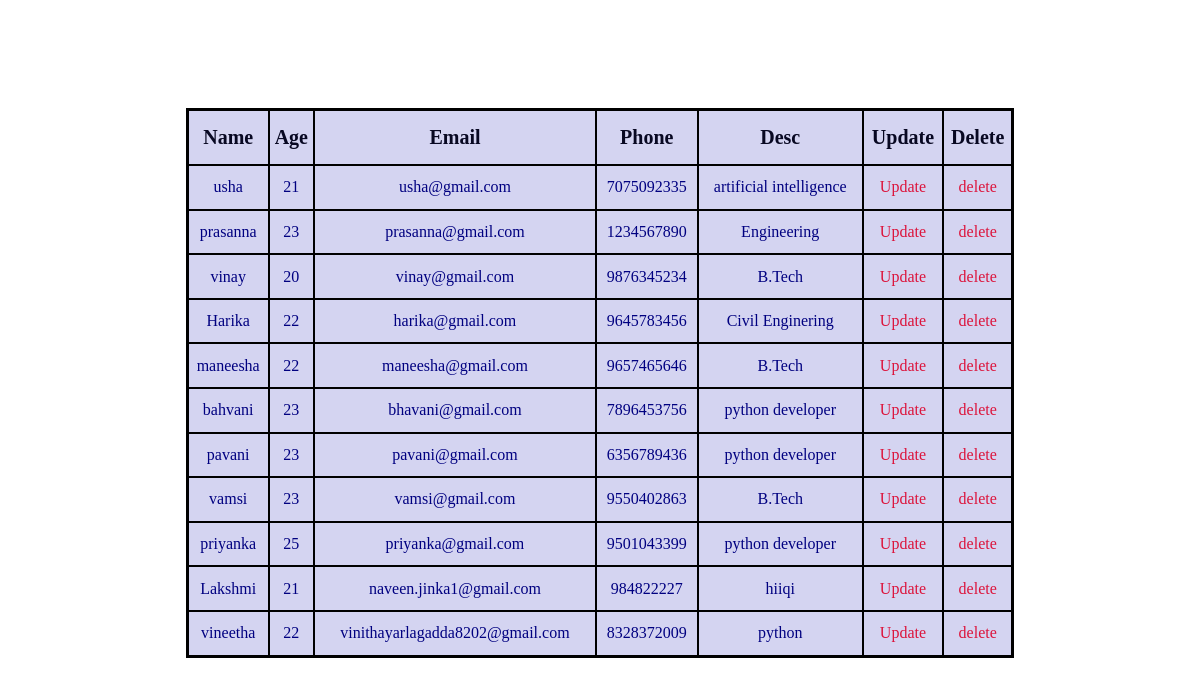
The page /feedback/read/ on the database its author committed.
### feedback/models.py (models this page shows)
class feedbackmodel(models.Model):
    Name=models.CharField(max_length=50)
    age=models.PositiveIntegerField()
    Email=models.EmailField()
    mobile=models.PositiveBigIntegerField()
    desc=models.TextField(max_length=500)

### feedback/views.py (the view)
# urls.py: path('read/',views.readfeed,name="read"),
def readfeed(request):
    res=feedbackmodel.objects.all()
    return render(request,'details.html',{"res":res})

### feedback/templates/details.html (shortened to what this page needs)
<!DOCTYPE html>
<html lang="en">
<head>
</head>
<body>
    <center>
    <table rules="all" id="table_properties">
        <tr id="bre">
            <th id="bre">Name</th>
            <th id="bre">Age</th>
            <th id="bre">Email</th>
            <th id="bre">Phone</th>
            <Th id="bre">Desc</Th>
            <Th id="bre">Update</Th>
            <Th id="bre">Delete</Th>
        </tr>
        {% for i in res %}
        <tr id="bre">
            <td id="bre">{{i.Name}}</td>
            <td id="bre">{{i.age}}</td>
            <td id="bre">{{i.Email}}</td>
            <td id="bre">{{i.mobile}}</td>
            <td id="bre">{{i.desc}}</td>
            <td id="bre"><a href="{% url 'update' pk=i.id %}">Update</a></td>
            <td id="bre"><a href="{% url 'delete' pk=i.id %}">delete</a></td>
        </tr>
        {%endfor%}
    </table>
</center>
</body>
</html>

### feedback/templates/details.html (style rules this page uses)
#table_properties { background-color:rgb(212, 212, 241); position:relative; top: 100px; height: 550px; width: 70%; text-align: center; color: navy; border: 3px solid black; }
body { background-image: url(https://img.freepik.com/premium-photo/bubble-bokeh-abstract-background-with-dark-blue-color_60949-138.jpg?w=360); background-repeat: no-repeat; background-size: 100% 750px; }
th { font-size: 20px; color: rgb(8, 8, 34); }
a { text-decoration: none; color: crimson; }
#bre { border: 2px solid black; }

### rows shown on the page
feedbackmodel: Name "usha", age "21", Email "usha@gmail.com", mobile "7075092335", desc "artificial intelligence"
feedbackmodel: Name "prasanna", age "23", Email "prasanna@gmail.com", mobile "1234567890", desc "Engineering"
feedbackmodel: Name "vinay", age "20", Email "vinay@gmail.com", mobile "9876345234", desc "B.Tech"
feedbackmodel: Name "Harika", age "22", Email "harika@gmail.com", mobile "9645783456", desc "Civil Enginering"
feedbackmodel: Name "maneesha", age "22", Email "maneesha@gmail.com", mobile "9657465646", desc "B.Tech"
feedbackmodel: Name "bahvani", age "23", Email "bhavani@gmail.com", mobile "7896453756", desc "python developer"
feedbackmodel: Name "pavani", age "23", Email "pavani@gmail.com", mobile "6356789436", desc "python developer"
feedbackmodel: Name "vamsi", age "23", Email "vamsi@gmail.com", mobile "9550402863", desc "B.Tech"
feedbackmodel: Name "priyanka", age "25", Email "priyanka@gmail.com", mobile "9501043399", desc "python developer"
feedbackmodel: Name "Lakshmi", age "21", Email "naveen.jinka1@gmail.com", mobile "984822227", desc "hiiqi"
feedbackmodel: Name "vineetha", age "22", Email "vinithayarlagadda8202@gmail.com", mobile "8328372009", desc "python"
